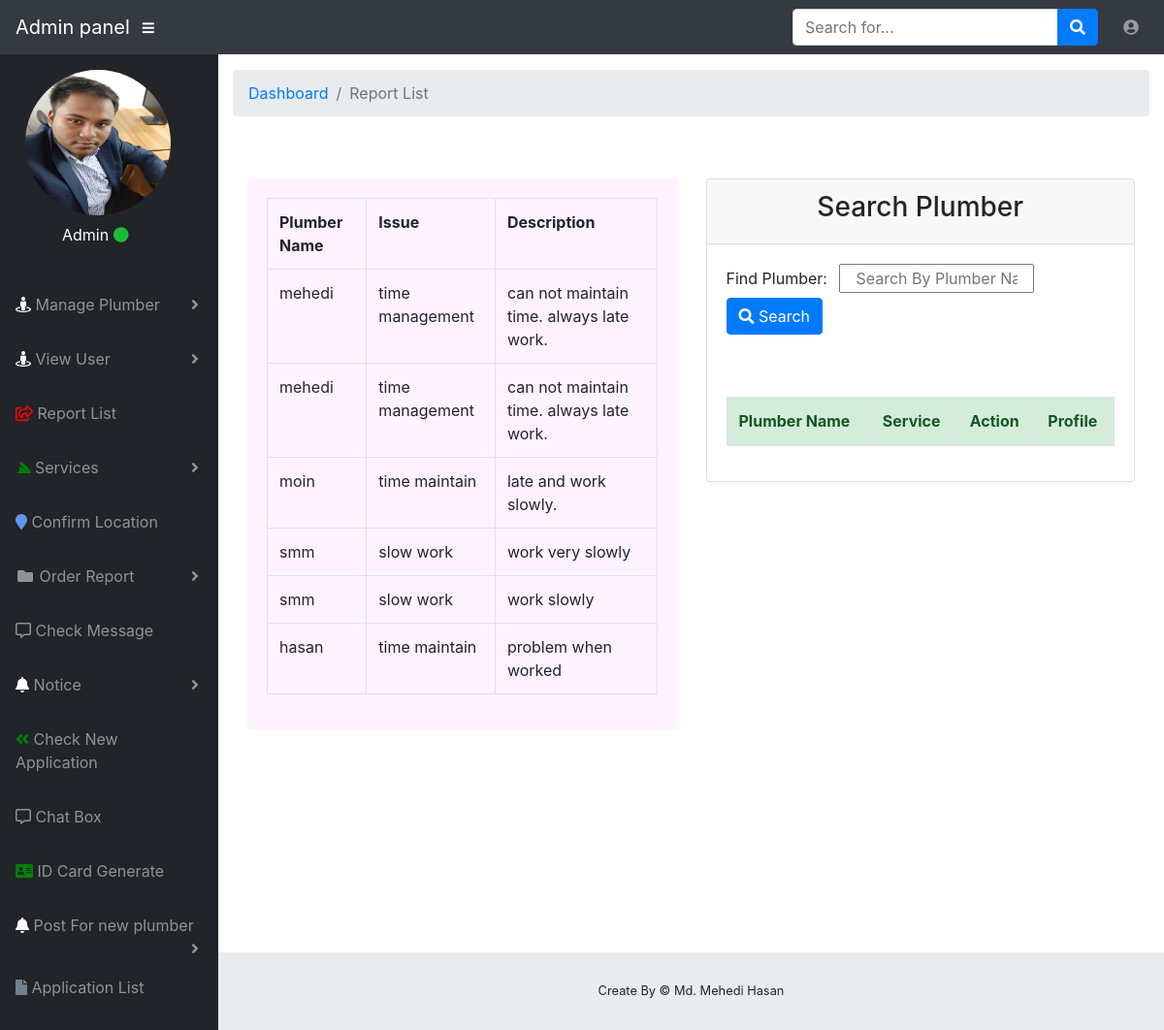
Page /admin/report.php (signed in) on the committed database.
### tables this page shows
CREATE TABLE `report` (
  `id` int(11) NOT NULL,
  `issue` varchar(255) NOT NULL,
  `p_name` varchar(255) NOT NULL,
  `description` varchar(255) NOT NULL
);

### admin/report.php (the view, shortened to what this page needs)
<?php
require_once '../php/db_connect.php';
?>
<?php include "front/header.php"; ?>
<body id="page-top">
<?php include "front/nav.php";?>
<div id="wrapper">
    <?php include "front/sidebar.php";?>
    <div id="content-wrapper">
        <div class="container-fluid">
            <ol class="breadcrumb">
                <li class="breadcrumb-item">
                    <a href="admin_dashboard.php">Dashboard</a>
                </li>
                <li class="breadcrumb-item active">Report List</li>
            </ol>
            <div class="row">
                <div class="col-md-12 col-sm-12 mt-5">
                    <div class="col-md-6 col-sm-12 float-left">
                        <div class="card-body" style="background-color: rgba(255,214,254,0.31)">
                            <?php
                                $sql = "SELECT * FROM report";
                                $result = mysqli_query($connect, $sql);
                            ?>
                            <div class="table-responsive">
                                <table class="table table-bordered table-hover">
                                    <tr>
                                        <th>Plumber Name</th>
                                        <th>Issue</th>
                                        <th>Description</th>
                                    </tr>
                                    <?php while ($row = $result->fetch_assoc()) {?>
                                        <tr>
                                            <td><?php echo $row['p_name']; ?></td>
                                            <td><?php echo $row['issue']; ?></td>
                                            <td><?php echo $row['description']; ?></td>
                                        </tr>
                                    <?php }?>
                                </table>
                            </div>
                        </div>
                    </div>
                    <div class="col-md-6 col-sm-12 float-left">
                        <div class="card">
                            <div class="card-header">
                                <h3 class="text-center">Search Plumber</h3>
                            </div>
                            <div class="card-body">
                                <form action="" method="POST">
                                    <div class="form-group">
                                        <label>Find Plumber: </label>
                                        <input type="text" id="search_data" class="col-6 ml-2"  placeholder="Search By Plumber Name..."/>
                                        <button type="button" id="search" class="btn btn-primary"><i class="fas fa-search"></i> Search</button>
                                    </div>
                                </form>
                                <br /><br />
                                <table class="table table-bordered">
                                    <thead class="alert-success">
                                    <tr>
                                        <th>Plumber Name</th>
                                        <th>Service</th>
                                        <th>Action</th>
                                        <th>Profile</th>
                                    </tr>
                                    </thead>
                                </table>
                            </div>
                        </div>
                    </div>
                </div>
            </div>
        </div>
        <footer class="sticky-footer">
            <div class="container my-auto">
                <div class="copyright text-center my-auto">
                    <span>Create By © Md. Mehedi Hasan</span>
                </div>
            </div>
        </footer>
    </div>
</div>
</body>
</html>

### rows in the picture
report: p_name "mehedi", issue "time management", description "can not maintain time. always late work."
report: p_name "mehedi", issue "time management", description "can not maintain time. always late work."
report: p_name "moin", issue "time maintain", description "late and work slowly."
report: p_name "smm", issue "slow work", description "work very slowly"
report: p_name "smm", issue "slow work", description "work slowly"
report: p_name "hasan", issue "time maintain", description "problem when worked"
